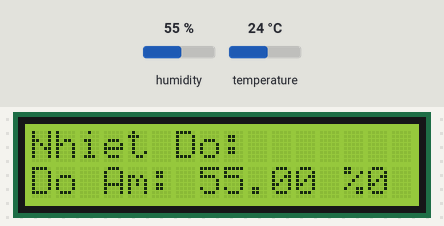
A sketch run on a simulated Arduino Uno, built with avr-gcc and run on an emulated ATmega328P. Shown: 16×2 character LCD. The test bench sets the inputs (shaded band); at power-on: humidity 55 %, temperature 24 °C.

Above: at 1.2 s.
1.3 s: humidity set to 22 %
At 3.0 s:
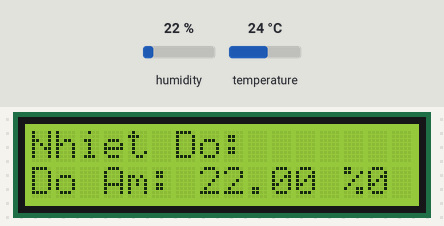
4.1 s: humidity set to 40 %
At 5.3 s:
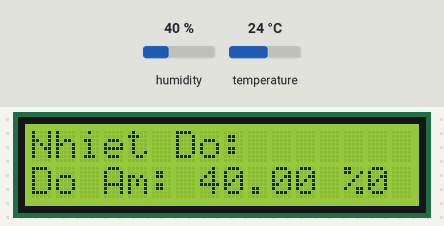
6.9 s: humidity set to 68 %
At 8.7 s:
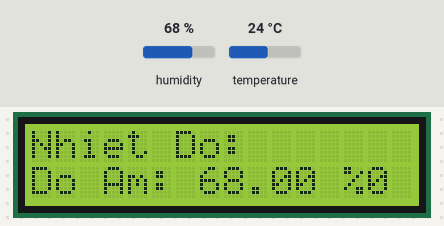
Timing chart, 0 to 10.2 s (numbered marks = the images above; inputs shaded):
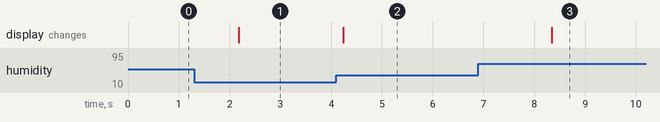

Measured:
- after the input at 1.3 s, the display: changes after 0.88 s (image 1)
- after the input at 4.1 s, the display: changes after 0.13 s (image 2)
- after the input at 6.9 s, the display: changes after 1.4 s (image 3)

The sketch:

dht11_lcd.ino
```cpp
#include <Wire.h>
#include <LiquidCrystal_I2C.h>
#include <DHT.h>

#define DHTPIN 2         // Chân kết nối với DHT11
#define DHTTYPE DHT11    // Chọn loại cảm biến DHT11

DHT dht(DHTPIN, DHTTYPE);
LiquidCrystal_I2C lcd(0x27, 16, 2); // Địa chỉ I2C của LCD

void setup() {
  lcd.begin();              // Khởi động LCD
  dht.begin();              // Khởi động DHT11
  lcd.print("Nhiet Do:");   // Hiển thị tiêu đề
}

void loop() {
  float h = dht.readHumidity();    // Đọc độ ẩm
  float t = dht.readTemperature(); // Đọc nhiệt độ

  // Kiểm tra xem có lỗi trong việc đọc dữ liệu không
  if (isnan(h) || isnan(t)) {
    lcd.setCursor(0, 1);
    lcd.print("Loi Doc Du Lieu");
    return;
  }

  // Hiển thị nhiệt độ và độ ẩm lên LCD
  lcd.setCursor(0, 1);
  lcd.print("Nhiet Do: ");
  lcd.print(t);
  lcd.print(" C");

  lcd.setCursor(0, 1);
  lcd.print("Do Am: ");
  lcd.print(h);
  lcd.print(" %");

  delay(2000); // Đợi 2 giây trước khi đọc lại
}
```
